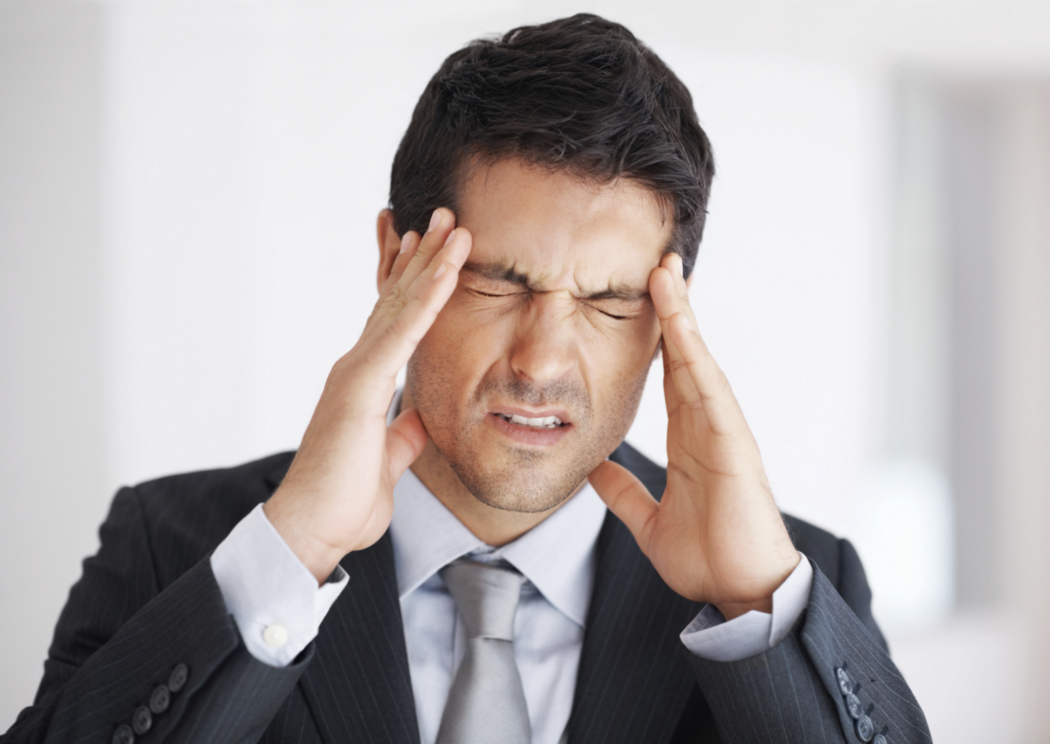
%> input picture 07.Image_quality/q01.png, 1050 x 744 px
$ octave SP_ImageQuality_niqe.m   (GNU Octave 9; MATLAB toolbox functions it lacks are replaced by stand-ins)
%> lines starting %> are read from the running program, lines starting %| are printed output that depends on the picture
%% Image Quality
% Fred Liu 2023.03.15
E = imread('q01.png');
%> E is the input picture: size 744x1050x3 uint8; mean R, G, B 178.4, 171.5, 170.8
%E = imread('q02.jpg');

%% add noise & gauss
Inoise = imnoise(E,'salt & pepper',0.02);
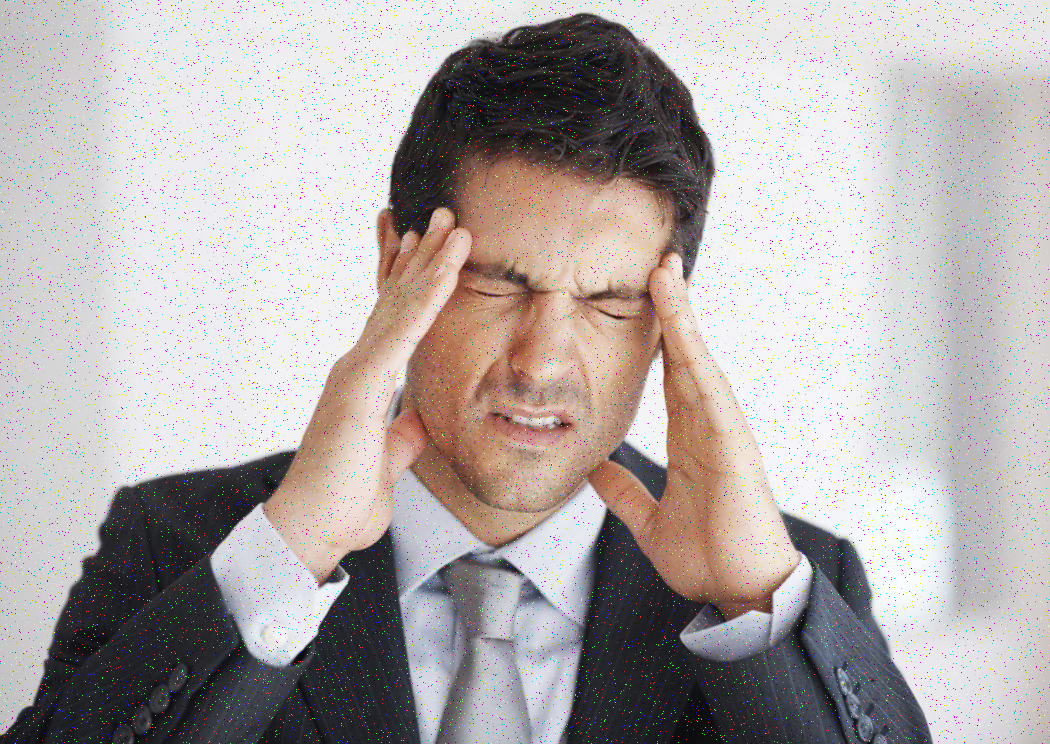
%> Inoise: size 744x1050x3 uint8; mean R, G, B 177.4, 170.6, 169.9
Iblur = imgaussfilt(E,2);
%% use niqe
figure
montage({E,Inoise,Iblur},'Size',[1 3])
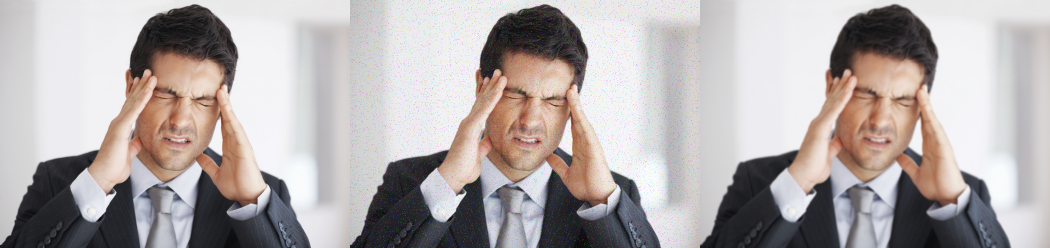
%> displayed picture: size 744x3150x3, on the screen's scale of 0 to 255 (shown at 1/3 size); mean R, G, B 178.1, 171.2, 170.5

%> (the run ends here)

$ run again, with 07.Image_quality/q02.jpg saved as 07.Image_quality/q01.png
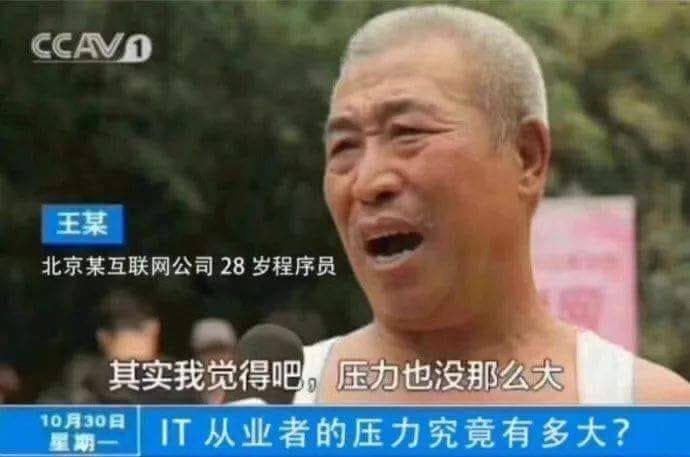
%> input picture 07.Image_quality/q02.jpg, 690 x 457 px
%> E is the input picture: size 457x690x3 uint8; mean R, G, B 96.4, 95.8, 88.4
%> `Inoise = imnoise(E,'salt & pepper',0.02);`:
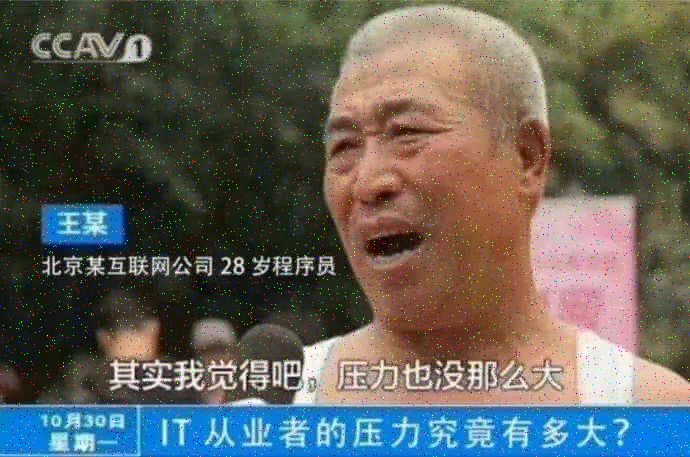
%> Inoise: size 457x690x3 uint8; mean R, G, B 97, 96.4, 89.3
%> `montage({E,Inoise,Iblur},'Size',[1 3])`:
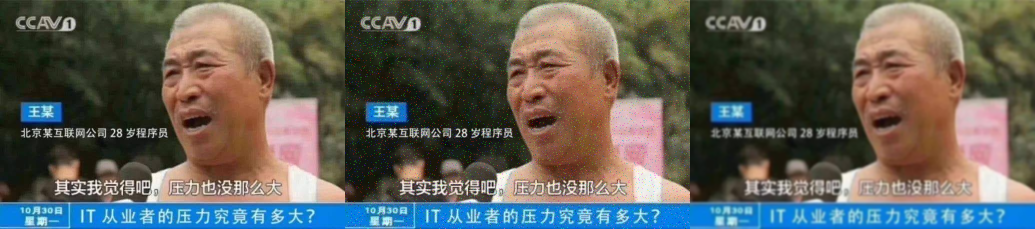
%> displayed picture: size 457x2070x3, on the screen's scale of 0 to 255 (shown at 1/2 size); mean R, G, B 96.6, 96, 88.7
